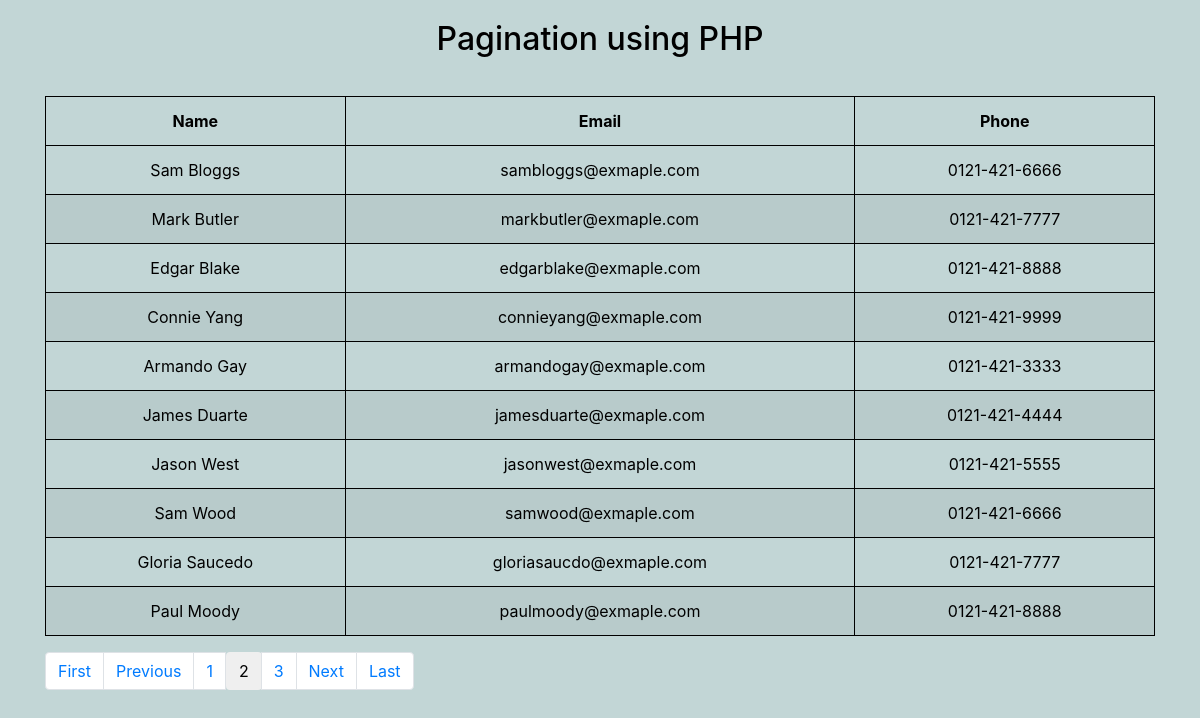
The app's page /index.php?page=2 with its own data.
### tables this page shows
CREATE TABLE users (
    id INT(1) NOT NULL AUTO_INCREMENT,
    firstname VARCHAR(50) NOT NULL,
    lastname VARCHAR(50) NOT NULL,
    email VARCHAR(50) NOT NULL UNIQUE,
    phone VARCHAR(15) NOT NULL,
    PRIMARY KEY (`id`)
);

### database/db.inc.php (called while the page is built, shortened)
<?php
class Database
{
	private $con;
	private function connect()
	{
		if (!isset($this->con))
		{
			$this->con = new mysqli(DB_HOST, DB_USERNAME, DB_PASSWORD, DB_NAME);
		}
		return $this->con;
	}
	public function query($query)
	{
		try
        {
            $result = $this->con->query($query);
            return $result;
        }
        catch (Exception $e)
        {
            echo 'Unable to perform query. Error received: ' . $e->getMessage();
        }
	}
}

### index.php (the view, shortened to what this page needs)
<?php
include 'lib/pagination.php';
?>
<!DOCTYPE html>
<html>
 <head>
  	<link rel="stylesheet" href="https://maxcdn.bootstrapcdn.com/bootstrap/4.0.0/css/bootstrap.min.css">
  	<link rel="stylesheet" href="css/style.css" type="text/css" />
 </head>
 <body>
 	<div class="container">
	  <div class="panel panel-default">
	    <div class="panel-heading">
	      <h2>Pagination using PHP</h2>
	    </div>
	      <div class="table-responsive">
	        <table class="table table-striped table-bordered table-hover">
	          <thead>
        		<tr>
        		  <th>Name</th>
        		  <th>Email</th>
        		  <th>Phone</th>
        		</tr>
      		  </thead>
      		  <tbody>
      		  	<tr>
      		  		<?php
						while($row = $query->fetch_array(MYSQLI_ASSOC))
						{
						?>
							<tr>
								<td><?php echo $row['firstname'] . ' ' . $row['lastname']; ?></td>
								<td><?php echo $row['email']; ?></td>
								<td><?php echo $row['phone']; ?></td>
							</tr>
						<?php
						}
					?>
      		  	</tr>
      		  </tbody>
	        </table>
	        <div><?php echo $pagination; ?></div>
	  </div>
	</div>
 </body>
 </html>

### css/style.css (style rules this page uses)
* { margin: 0; padding: 0; }
body { background-color: #c2d6d6; color: #000; }
.panel-heading { text-align: center; margin: 10px 0 20px 0; padding: 10px; font-weight: bold; }
table.table-bordered { text-align: center; }
table.table-bordered > thead > tr > th, table.table-bordered > tbody > tr > td { border: 1px solid #000; }

### records on screen
users: firstname "Sam", lastname "Bloggs", email "sambloggs@exmaple.com", phone "0121-421-6666"
users: firstname "Mark", lastname "Butler", email "markbutler@exmaple.com", phone "0121-421-7777"
users: firstname "Edgar", lastname "Blake", email "edgarblake@exmaple.com", phone "0121-421-8888"
users: firstname "Connie", lastname "Yang", email "connieyang@exmaple.com", phone "0121-421-9999"
users: firstname "Armando", lastname "Gay", email "armandogay@exmaple.com", phone "0121-421-3333"
users: firstname "James", lastname "Duarte", email "jamesduarte@exmaple.com", phone "0121-421-4444"
users: firstname "Jason", lastname "West", email "jasonwest@exmaple.com", phone "0121-421-5555"
users: firstname "Sam", lastname "Wood", email "samwood@exmaple.com", phone "0121-421-6666"
users: firstname "Gloria", lastname "Saucedo", email "gloriasaucdo@exmaple.com", phone "0121-421-7777"
users: firstname "Paul", lastname "Moody", email "paulmoody@exmaple.com", phone "0121-421-8888"
